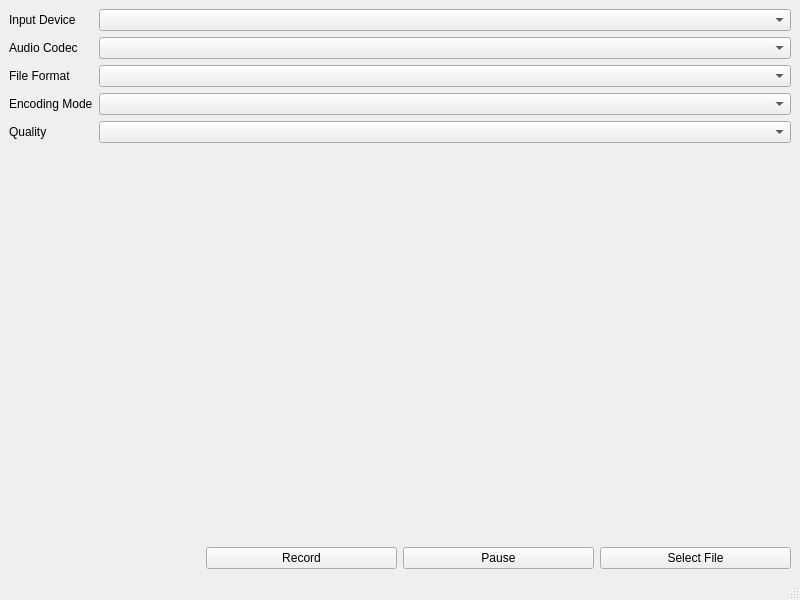
<?xml version="1.0" encoding="UTF-8"?>
<ui version="4.0">
 <class>MainWindow</class>
 <widget class="QMainWindow" name="MainWindow">
  <property name="geometry">
   <rect>
    <x>0</x>
    <y>0</y>
    <width>800</width>
    <height>600</height>
   </rect>
  </property>
  <property name="windowTitle">
   <string>PCS Audio Recorder</string>
  </property>
  <widget class="QWidget" name="centralwidget">
   <layout class="QVBoxLayout" name="verticalLayout">
    <item>
     <layout class="QFormLayout" name="formLayout">
      <item row="0" column="0">
       <widget class="QLabel" name="label">
        <property name="text">
         <string>Input Device</string>
        </property>
       </widget>
      </item>
      <item row="0" column="1">
       <widget class="QComboBox" name="inputsComboBox"/>
      </item>
      <item row="1" column="0">
       <widget class="QLabel" name="label_2">
        <property name="text">
         <string>Audio Codec</string>
        </property>
       </widget>
      </item>
      <item row="1" column="1">
       <widget class="QComboBox" name="codecsComboBox"/>
      </item>
      <item row="2" column="0">
       <widget class="QLabel" name="label_3">
        <property name="text">
         <string>File Format</string>
        </property>
       </widget>
      </item>
      <item row="2" column="1">
       <widget class="QComboBox" name="fileFormatComboBox"/>
      </item>
      <item row="3" column="0">
       <widget class="QLabel" name="label_4">
        <property name="text">
         <string>Encoding Mode</string>
        </property>
       </widget>
      </item>
      <item row="4" column="0">
       <widget class="QLabel" name="label_6">
        <property name="text">
         <string>Quality</string>
        </property>
       </widget>
      </item>
      <item row="3" column="1">
       <widget class="QComboBox" name="encodeingModeComboBox"/>
      </item>
      <item row="4" column="1">
       <widget class="QComboBox" name="qualityComboBox"/>
      </item>
     </layout>
    </item>
    <item>
     <layout class="QHBoxLayout" name="horizontalLayout">
      <item>
       <widget class="QLabel" name="durationLabel">
        <property name="text">
         <string/>
        </property>
       </widget>
      </item>
      <item>
       <widget class="QPushButton" name="recordButton">
        <property name="text">
         <string>Record</string>
        </property>
        <property name="icon">
         <iconset theme="QIcon::ThemeIcon::MediaRecord"/>
        </property>
       </widget>
      </item>
      <item>
       <widget class="QPushButton" name="pauseButton">
        <property name="text">
         <string>Pause</string>
        </property>
        <property name="icon">
         <iconset theme="QIcon::ThemeIcon::MediaPlaybackPause"/>
        </property>
       </widget>
      </item>
      <item>
       <widget class="QPushButton" name="selectFileButton">
        <property name="text">
         <string>Select File</string>
        </property>
        <property name="icon">
         <iconset theme="QIcon::ThemeIcon::DocumentOpen"/>
        </property>
       </widget>
      </item>
     </layout>
    </item>
   </layout>
  </widget>
  <widget class="QMenuBar" name="menubar">
   <property name="geometry">
    <rect>
     <x>0</x>
     <y>0</y>
     <width>800</width>
     <height>23</height>
    </rect>
   </property>
  </widget>
  <widget class="QStatusBar" name="statusbar"/>
 </widget>
 <resources/>
 <connections/>
</ui>
